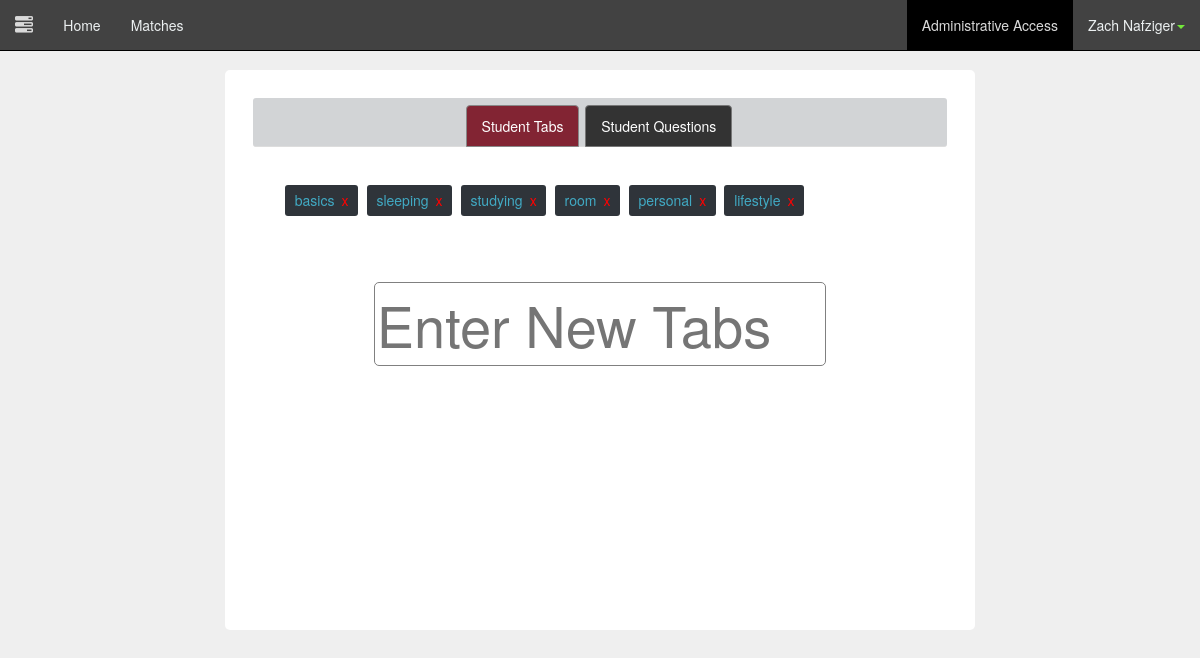
The page /administrator.php (signed in) on the database its author committed.
### tables this page shows
CREATE TABLE IF NOT EXISTS `user` (
`id` int(11) NOT NULL,
  `picture` varchar(50) NOT NULL,
  `password` varchar(64) NOT NULL,
  `first_name` varchar(20) NOT NULL,
  `last_name` varchar(30) NOT NULL,
  `account_type` varchar(20) NOT NULL,
  `email` varchar(50) NOT NULL,
  `facebook` varchar(50) NOT NULL DEFAULT 'https://www.facebook.com/yourusername'
);

CREATE TABLE IF NOT EXISTS `tabs` (
`id` int(11) NOT NULL,
  `name` varchar(30) NOT NULL
);

### classes/PageChecker.php (called while the page is built)
<?php
	class PageChecker
	{
		public function isPage($page = null)
		{
			if($page)
			{
				if($page == str_replace("/", "", $_SERVER['PHP_SELF']))
				{
					return true;
				}
			}
			return false;
		}
	}
?>

### classes/Config.php (called while the page is built)
<?php
class Config
{
	public static function get($path = null)
	{
		if($path)
		{
			$config = $GLOBALS['config'];
			$path = explode('/', $path);
			foreach($path as $bit)
			{
				if(isset($config[$bit]))
				{
					$config = $config[$bit];
				}
			}
			return $config;
		}
	}
}
?>

### classes/DB.php (called while the page is built, shortened)
<?php
class DB
{
	private static $_instance = null;
	private $_pdo,
	 		$_query,
	 		$_error = false,
	  		$_results,
	  		$_count = 0;
	private function __construct()
	{
		try
		{
			$this->_pdo = new PDO('mysql:host=' . Config::get('mysql/host') . ';dbname='. Config::get('mysql/db'), Config::get('mysql/username'), Config::get('mysql/password'));
		}
		catch(PDOException $e)
		{
			die($e->getMessage());
		}
	}
	public static function getInstance()
	{
		if(!isset(self::$_instance))
		{
			self::$_instance = new DB();
		}
		return self::$_instance;
	}
	public function query($sql, $params = array())
	{
		$this->_error = false;
		if($this->_query = $this->_pdo->prepare($sql))
		{
			$x = 1;
			if(count($params))
			{
				foreach($params as $param)
				{
					$this->_query->bindValue($x,$param);
					$x++;
				}
			}
			if($this->_query->execute())
			{
				$this->_results = $this->_query->fetchAll(PDO::FETCH_OBJ);
				$this->_count = $this->_query->rowCount();
			}
			else
			{
				$this->_error = true;
			}
		}
		return $this;
	}
	public function action($action, $table, $where = array())
	{
		if(count($where) === 3)
		{
			$operators = array('=','>','<','>=','<=');
			$field = $where[0];
			$operator = $where[1];
			$value = $where[2];
			if(in_array($operator, $operators))
			{
				$sql = "{$action} FROM {$table} WHERE {$field} {$operator} ?";
				if(!$this->query($sql, array($value))->error())
				{
					return $this;
				}
			}
		}
		return false;
	}
	public function get($table, $where)
	{
		return $this->action('SELECT *', $table, $where);
	}
	public function results()
	{
		return $this->_results;
	}
	public function error()
	{
		return $this->_error;
	}
	public function count()
	{
		return $this->_count;
	}
	public function first()
	{
		return $this->results()[0];
	}
}
?>

### classes/User.php (called while the page is built, shortened)
<?php
class User
{
	private $_db, $_data, $_sessionName, $_isLoggedIn, $_cookieName;
	public function __construct($user = null)
	{
		$this->_db = DB::getInstance();
		$this->_sessionName = Config::get('session/session_name');
		if(!$user)
		{
			if(Session::exists($this->_sessionName))
			{
				$user = Session::get($this->_sessionName);
				if($this->find($user))
				{
					$this->first_name = $this->data()->first_name;
					$this->last_name = $this->data()->last_name;
					$this->account_type = $this->data()->account_type;
				}
				else
				{
				}
			}
		}
		else
		{
			$this->find($user);
		}
	}
	public function find($user = null)
	{
		if($user)
		{
			$field = (is_numeric($user)) ? 'id': 'username';
			$data = $this->_db->get('user', array($field, '=', $user));
			if($data->count())
			{
				$this->_data = $data->first();
				return true;
			}
		}
	}
	public function data()
	{
		return $this->_data;
	}
}
?>

### classes/Session.php (called while the page is built, shortened)
<?php
class Session
{
	public static function exists($name)
	{
		return (isset($_SESSION[$name])) ? true : false;
	}
	public static function get($name)
	{
		return $_SESSION[$name];
	}
}
?>

### functions/sanitize.php (called while the page is built, shortened)
<?php
function escapeName($string)
{
	return htmlentities($string, ENT_COMPAT, 'UTF-8');
}
?>

### navbar.php (shortened to what this page needs)
<?php $pageChecker = new PageChecker(); $user = new User(); ?>
<nav class="navbar navbar-default navbar-fixed-top">
  <div class="container-fluid">
    <div class="navbar-header">
      <a class="navbar-brand"><span class="glyphicon glyphicon-tasks" id="toggle" aria-hidden="true"></span></a>
    </div>
    <div class="collapse navbar-collapse" id="bs-example-navbar-collapse-1">
      <ul class="nav navbar-nav">
        <li <?php echo ($pageChecker->isPage("index.php")) ? "class='active'" : ''; ?>><a href="index.php">Home</a></li>
        <li <?php echo ($pageChecker->isPage("matches.php")) ? "class='active'" : ''; ?>><a href="matches.php">Matches</a></li>
      </ul>
      <ul class="nav navbar-nav navbar-right">
        <?php
          if($user->account_type=="admin")
          {
        ?>
        <li <?php echo ($pageChecker->isPage("administrator.php")) ? "class='active'" : ''; ?>><a href="administrator.php">Administrative Access</a></li><?php } ?>
        <li class="dropdown">
          <a href="#" class="dropdown-toggle" data-toggle="dropdown" role="button" aria-expanded="false"><?php echo $user->first_name . " " . $user->last_name; ?><span class="caret neon"></span></a>
        </li>
      </ul>
    </div>
  </div>
</nav>

### functions/get_tabs.php (shortened to what this page needs)
<?php
function getTabs()
{
	$db = DB::getInstance();
	$tabs = $db->query("SELECT * FROM tabs");
	$tabs = $tabs->results();
	foreach ($tabs as $tab)
	{
		echo '<li><div class="tabEntry">'. escapeName($tab->name) .'<span class="tabEntry_x">x</div></li>';
	}
}
?>

### css/mainLayout.css (style rules this page uses)
body { background-color: #EFEFEF; }
#toggle { cursor: pointer; }
html, body { padding-bottom: 4em; }
.neon { color: #73E83B; }

### css/navbar.css (style rules this page uses)
.navbar-default { background-color: #424242; border-color: #000000; }
.navbar-default .navbar-brand { color: #ecf0f1; }
.navbar-default .navbar-nav > li > a { color: #ecf0f1; }
.navbar-default .navbar-nav > .active > a, .navbar-default .navbar-nav > .active > a:hover, .navbar-default .navbar-nav > .active > a:focus { color: #dadada; background-color: #000000; }
.navbar-default .navbar-collapse, .navbar-default .navbar-form { border-color: #ecf0f1; }

### css/admin.css (style rules this page uses)
.tabEntry { float: left; margin: .5em .3em; background-color: #2F343A; color:#41AAC4; padding: .4em .7em; border-radius: 3px; -webkit-touch-callout: none; -webkit-user-select: none; -khtml-user-select: none; -moz-user-select: none; -ms-user-select: none; user-select: none; }
.tabEntry_x { cursor: pointer; margin-left: .5em; color:red; }

### rows shown on the page
user: first_name "Zach", last_name "Nafziger"
tabs: name "basics"
tabs: name "sleeping"
tabs: name "studying"
tabs: name "room"
tabs: name "personal"
tabs: name "lifestyle"
